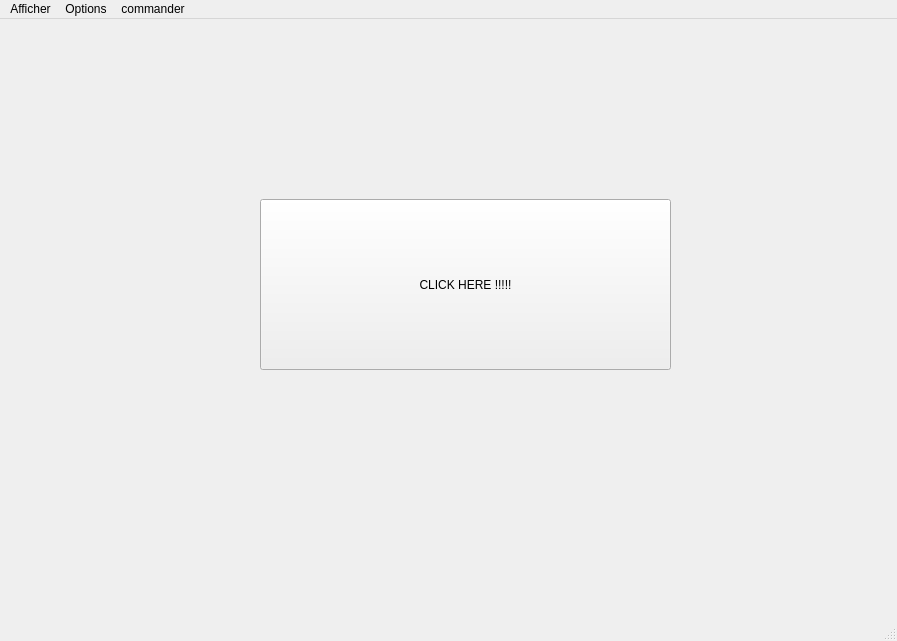
<?xml version="1.0" encoding="UTF-8"?>
<ui version="4.0">
 <class>MainWindow</class>
 <widget class="QMainWindow" name="MainWindow">
  <property name="geometry">
   <rect>
    <x>0</x>
    <y>0</y>
    <width>897</width>
    <height>641</height>
   </rect>
  </property>
  <property name="windowTitle">
   <string>Smart Medical Office-Gestion Medicaments</string>
  </property>
  <widget class="QWidget" name="centralwidget">
   <widget class="QPushButton" name="pushButton">
    <property name="geometry">
     <rect>
      <x>260</x>
      <y>180</y>
      <width>411</width>
      <height>171</height>
     </rect>
    </property>
    <property name="text">
     <string>CLICK HERE !!!!!</string>
    </property>
   </widget>
  </widget>
  <widget class="QMenuBar" name="menubar">
   <property name="geometry">
    <rect>
     <x>0</x>
     <y>0</y>
     <width>897</width>
     <height>26</height>
    </rect>
   </property>
   <widget class="QMenu" name="menuAfficher">
    <property name="title">
     <string>Afficher</string>
    </property>
    <addaction name="actionQuitter"/>
   </widget>
   <widget class="QMenu" name="menuOptions">
    <property name="title">
     <string>Options</string>
    </property>
    <addaction name="actionAjouter_medicamant"/>
    <addaction name="actionModifier_medicament"/>
    <addaction name="actionSupprimer_medicament"/>
   </widget>
   <widget class="QMenu" name="menucommander">
    <property name="title">
     <string>commander</string>
    </property>
    <addaction name="actionsaisir_demande"/>
   </widget>
   <addaction name="menuAfficher"/>
   <addaction name="menuOptions"/>
   <addaction name="menucommander"/>
  </widget>
  <widget class="QStatusBar" name="statusbar"/>
  <action name="actionQuitter">
   <property name="text">
    <string>Quitter</string>
   </property>
   <property name="shortcut">
    <string>X</string>
   </property>
   <property name="shortcutContext">
    <enum>Qt::WindowShortcut</enum>
   </property>
  </action>
  <action name="actionAjouter_medicamant">
   <property name="text">
    <string>Ajouter médicamant</string>
   </property>
  </action>
  <action name="actionModifier_medicament">
   <property name="text">
    <string>Modifier médicament</string>
   </property>
  </action>
  <action name="actionSupprimer_medicament">
   <property name="text">
    <string>Supprimer médicament</string>
   </property>
  </action>
  <action name="actionsaisir_demande">
   <property name="text">
    <string>saisir demande de devis</string>
   </property>
  </action>
 </widget>
 <resources/>
 <connections/>
</ui>
